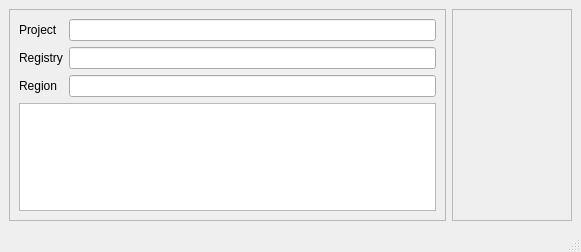
<?xml version="1.0" encoding="UTF-8"?>
<ui version="4.0">
 <class>MainWindow</class>
 <widget class="QMainWindow" name="MainWindow">
  <property name="geometry">
   <rect>
    <x>0</x>
    <y>0</y>
    <width>581</width>
    <height>252</height>
   </rect>
  </property>
  <property name="minimumSize">
   <size>
    <width>300</width>
    <height>200</height>
   </size>
  </property>
  <property name="maximumSize">
   <size>
    <width>10000</width>
    <height>10000</height>
   </size>
  </property>
  <property name="windowTitle">
   <string>Microchip GCP Demo</string>
  </property>
  <widget class="QWidget" name="centralwidget">
   <layout class="QHBoxLayout" name="horizontalLayout_6">
    <item>
     <layout class="QHBoxLayout" name="horizontalLayout_3"/>
    </item>
    <item>
     <layout class="QHBoxLayout" name="horizontalLayout_5">
      <item>
       <widget class="QFrame" name="frame">
        <property name="frameShape">
         <enum>QFrame::StyledPanel</enum>
        </property>
        <property name="frameShadow">
         <enum>QFrame::Raised</enum>
        </property>
        <layout class="QHBoxLayout" name="horizontalLayout_2">
         <item>
          <layout class="QVBoxLayout" name="verticalLayout_3">
           <item>
            <layout class="QHBoxLayout" name="horizontalLayout">
             <item>
              <layout class="QVBoxLayout" name="verticalLayout">
               <item>
                <widget class="QLabel" name="label">
                 <property name="text">
                  <string>Project</string>
                 </property>
                </widget>
               </item>
               <item>
                <widget class="QLabel" name="label_2">
                 <property name="text">
                  <string>Registry</string>
                 </property>
                </widget>
               </item>
               <item>
                <widget class="QLabel" name="label_3">
                 <property name="text">
                  <string>Region</string>
                 </property>
                </widget>
               </item>
              </layout>
             </item>
             <item>
              <layout class="QVBoxLayout" name="verticalLayout_2">
               <item>
                <widget class="QLineEdit" name="LE_project">
                 <property name="toolTip">
                  <string>&lt;html&gt;&lt;head/&gt;&lt;body&gt;&lt;p&gt;GCP Project name&lt;/p&gt;&lt;/body&gt;&lt;/html&gt;</string>
                 </property>
                 <property name="readOnly">
                  <bool>true</bool>
                 </property>
                </widget>
               </item>
               <item>
                <widget class="QLineEdit" name="LE_registry">
                 <property name="toolTip">
                  <string>&lt;html&gt;&lt;head/&gt;&lt;body&gt;&lt;p&gt;GCP Registry name&lt;/p&gt;&lt;/body&gt;&lt;/html&gt;</string>
                 </property>
                 <property name="readOnly">
                  <bool>true</bool>
                 </property>
                </widget>
               </item>
               <item>
                <widget class="QLineEdit" name="LE_region">
                 <property name="toolTip">
                  <string>&lt;html&gt;&lt;head/&gt;&lt;body&gt;&lt;p&gt;GCP Region&lt;/p&gt;&lt;/body&gt;&lt;/html&gt;</string>
                 </property>
                 <property name="readOnly">
                  <bool>true</bool>
                 </property>
                </widget>
               </item>
              </layout>
             </item>
            </layout>
           </item>
           <item>
            <widget class="QTreeView" name="treeView"/>
           </item>
          </layout>
         </item>
        </layout>
       </widget>
      </item>
      <item>
       <widget class="QFrame" name="frame_2">
        <property name="frameShape">
         <enum>QFrame::StyledPanel</enum>
        </property>
        <property name="frameShadow">
         <enum>QFrame::Raised</enum>
        </property>
        <layout class="QHBoxLayout" name="horizontalLayout_4">
         <item>
          <widget class="QLabel" name="label_4">
           <property name="sizePolicy">
            <sizepolicy hsizetype="Fixed" vsizetype="Fixed">
             <horstretch>0</horstretch>
             <verstretch>0</verstretch>
            </sizepolicy>
           </property>
           <property name="minimumSize">
            <size>
             <width>100</width>
             <height>99</height>
            </size>
           </property>
           <property name="maximumSize">
            <size>
             <width>100</width>
             <height>99</height>
            </size>
           </property>
           <property name="text">
            <string/>
           </property>
           <property name="pixmap">
            <pixmap>logo.png</pixmap>
           </property>
           <property name="scaledContents">
            <bool>true</bool>
           </property>
          </widget>
         </item>
        </layout>
       </widget>
      </item>
     </layout>
    </item>
   </layout>
  </widget>
  <widget class="QMenuBar" name="menubar">
   <property name="geometry">
    <rect>
     <x>0</x>
     <y>0</y>
     <width>581</width>
     <height>21</height>
    </rect>
   </property>
  </widget>
  <widget class="QStatusBar" name="statusbar"/>
 </widget>
 <resources/>
 <connections/>
</ui>
